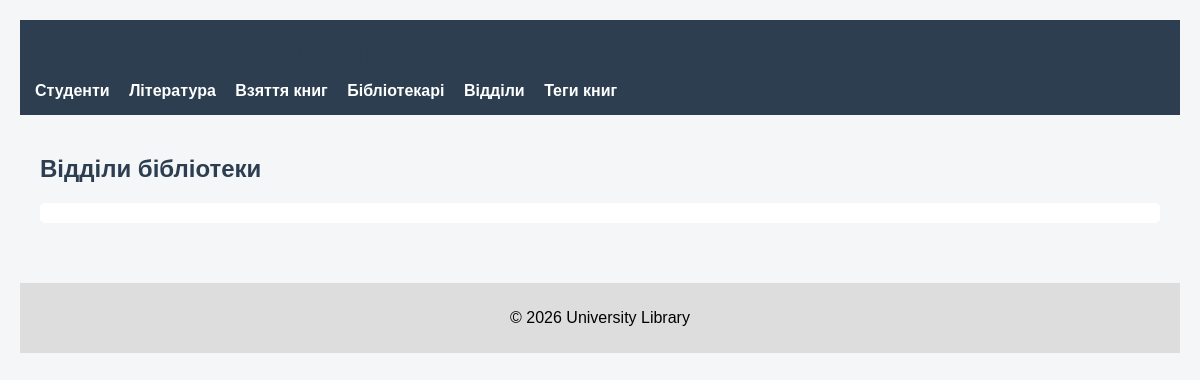
/departments/, run on an earlier commit of the app's database.
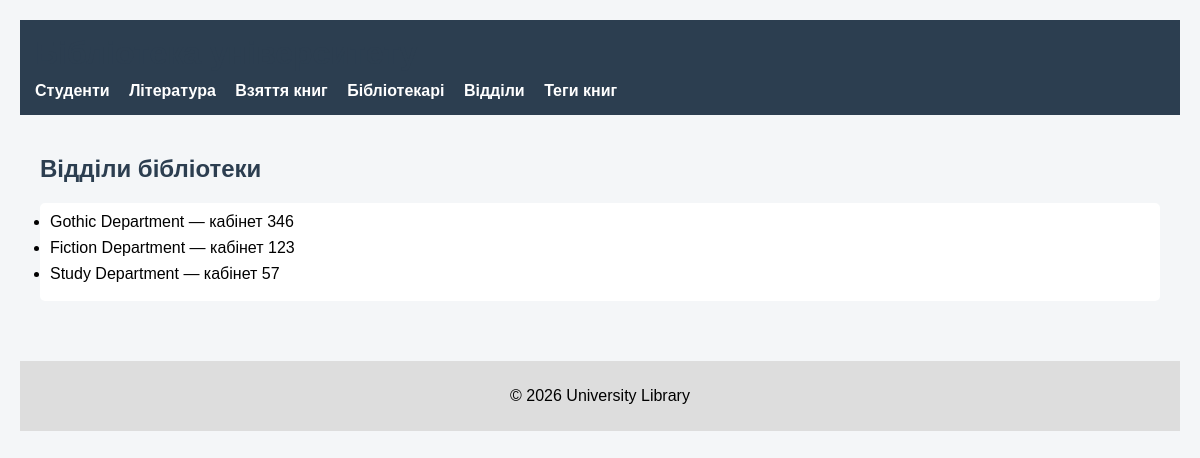
And on a later commit of the database.
### library/models.py (models this page shows, shortened)
class LibraryDepartment(models.Model):
    name = models.CharField(max_length=100)
    room_number = models.CharField(max_length=20)

### library/views.py (the view)
# urls.py: path('departments/', departments_view, name='departments'),
def departments_view(request):
    return render(request, 'library/departments.html', {
        'departments': LibraryDepartment.objects.all()
    })

### library/templates/library/departments.html
{% extends 'library/base.html' %}
{% block content %}
<h2>Відділи бібліотеки</h2>
<ul>
{% for dep in departments %}
    <li>{{ dep.name }} — кабінет {{ dep.room_number }}</li>
{% endfor %}
</ul>
{% endblock %}

### library/templates/library/base.html (shortened to what this page needs)
{% load static %}
<!DOCTYPE html>
<html lang="uk">
<head>
    <link rel="stylesheet" href="{% static 'library/css/style.css' %}">
</head>
<body>
<header>
    <h1>Бібліотека університету</h1>
    <nav>
        <a href="{% url 'students' %}">Студенти</a>
        <a href="{% url 'literature' %}">Література</a>
        <a href="{% url 'borrowings' %}">Взяття книг</a>
        <a href="{% url 'librarians' %}">Бібліотекарі</a>
        <a href="{% url 'departments' %}">Відділи</a>
        <a href="{% url 'tags' %}">Теги книг</a>
    </nav>
</header>
<main>
    {% block content %}{% endblock %}
</main>
<footer>
    <p>© 2026 University Library</p>
</footer>
</body>
</html>

### library/static/library/css/style.css (style rules this page uses)
body { font-family: Arial, sans-serif; margin: 0; background-color: #f4f6f8; }
header { background-color: #2c3e50; color: white; padding: 15px; }
header h1 { margin: 0; }
nav { margin-top: 10px; }
nav a { color: white; margin-right: 15px; text-decoration: none; font-weight: bold; }
main { padding: 20px; }
footer { text-align: center; padding: 10px; background: #ddd; margin-top: 20px; }
ul { background: white; padding: 15px; border-radius: 5px; }
li { margin-bottom: 8px; }
body { font-family: Arial, sans-serif; background: #f4f6f8; margin: 0; padding: 20px; }
h1, h2 { color: #2c3e50; }
ul { background: white; padding: 10px; border-radius: 5px; margin-bottom: 20px; }

What changed in the data, as far as the page shows it:
added LibraryDepartment: name "Gothic Department", room_number "346"
added LibraryDepartment: name "Fiction Department", room_number "123"
added LibraryDepartment: name "Study Department", room_number "57"
